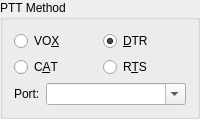
        <widget class="QGroupBox" name="PTT_method_group_box">
         <property name="sizePolicy">
          <sizepolicy hsizetype="Expanding" vsizetype="Preferred">
           <horstretch>0</horstretch>
           <verstretch>0</verstretch>
          </sizepolicy>
         </property>
         <property name="toolTip">
          <string>How this program activates the PTT on your radio</string>
         </property>
         <property name="title">
          <string>PTT Method</string>
         </property>
         <layout class="QGridLayout" name="gridLayout_2">
          <item row="1" column="0">
           <widget class="QRadioButton" name="PTT_CAT_radio_button">
            <property name="toolTip">
             <string>Some radios support PTT via CAT commands,
use this option if your radio supports it and you have no
other hardware interface for PTT.</string>
            </property>
            <property name="text">
             <string>C&amp;AT</string>
            </property>
            <attribute name="buttonGroup">
             <string notr="true">PTT_method_button_group</string>
            </attribute>
           </widget>
          </item>
          <item row="0" column="1">
           <widget class="QRadioButton" name="PTT_DTR_radio_button">
            <property name="toolTip">
             <string>&lt;html&gt;&lt;head/&gt;&lt;body&gt;&lt;p&gt;Use the RS-232 DTR control line to toggle your radio's PTT, requires hardware to inteface the line.&lt;/p&gt;&lt;p&gt;Some commercial interface units also use this method.&lt;/p&gt;&lt;p&gt;The DTR control line of the CAT serial port may be used for this or a DTR control line on a different serial port may be used.&lt;/p&gt;&lt;/body&gt;&lt;/html&gt;</string>
            </property>
            <property name="text">
             <string>&amp;DTR</string>
            </property>
            <property name="checked">
             <bool>true</bool>
            </property>
            <attribute name="buttonGroup">
             <string notr="true">PTT_method_button_group</string>
            </attribute>
           </widget>
          </item>
          <item row="0" column="0">
           <widget class="QRadioButton" name="PTT_VOX_radio_button">
            <property name="toolTip">
             <string>&lt;html&gt;&lt;head/&gt;&lt;body&gt;&lt;p&gt;No PTT activation, instead the radio's automatic VOX is used to key the transmitter.&lt;/p&gt;&lt;p&gt;Use this if you have no radio interface hardware.&lt;/p&gt;&lt;/body&gt;&lt;/html&gt;</string>
            </property>
            <property name="text">
             <string>VO&amp;X</string>
            </property>
            <attribute name="buttonGroup">
             <string notr="true">PTT_method_button_group</string>
            </attribute>
           </widget>
          </item>
          <item row="1" column="1">
           <widget class="QRadioButton" name="PTT_RTS_radio_button">
            <property name="toolTip">
             <string>&lt;html&gt;&lt;head/&gt;&lt;body&gt;&lt;p&gt;Use the RS-232 RTS control line to toggle your radio's PTT, requires hardware to inteface the line.&lt;/p&gt;&lt;p&gt;Some commercial interface units also use this method.&lt;/p&gt;&lt;p&gt;The RTS control line of the CAT serial port may be used for this or a RTS control line on a different serial port may be used. Note that this option is not available on the CAT serial port when hardware flow control is used.&lt;/p&gt;&lt;/body&gt;&lt;/html&gt;</string>
            </property>
            <property name="text">
             <string>R&amp;TS</string>
            </property>
            <attribute name="buttonGroup">
             <string notr="true">PTT_method_button_group</string>
            </attribute>
           </widget>
          </item>
          <item row="2" column="0" rowspan="2" colspan="2">
           <layout class="QFormLayout" name="formLayout_4">
            <property name="fieldGrowthPolicy">
             <enum>QFormLayout::ExpandingFieldsGrow</enum>
            </property>
            <item row="0" column="0">
             <widget class="QLabel" name="PTT_port_label">
              <property name="text">
               <string>Port:</string>
              </property>
              <property name="buddy">
               <cstring>PTT_port_combo_box</cstring>
              </property>
             </widget>
            </item>
            <item row="0" column="1">
             <widget class="QComboBox" name="PTT_port_combo_box">
              <property name="sizePolicy">
               <sizepolicy hsizetype="MinimumExpanding" vsizetype="Fixed">
                <horstretch>1</horstretch>
                <verstretch>0</verstretch>
               </sizepolicy>
              </property>
              <property name="toolTip">
               <string>&lt;html&gt;&lt;head/&gt;&lt;body&gt;&lt;p&gt;Select the RS-232 serial port utilised for PTT control, this option is available when DTR or RTS is selected above as a transmit method.&lt;/p&gt;&lt;p&gt;This port can be the same one as the one used for CAT control.&lt;/p&gt;&lt;p&gt;For some interface types the special value CAT may be chosen, this is used for non-serial CAT interfaces that can control serial port control lines remotely (OmniRig for example).&lt;/p&gt;&lt;/body&gt;&lt;/html&gt;</string>
              </property>
              <property name="editable">
               <bool>true</bool>
              </property>
              <property name="currentText">
               <string/>
              </property>
              <property name="currentIndex">
               <number>-1</number>
              </property>
              <property name="insertPolicy">
               <enum>QComboBox::NoInsert</enum>
              </property>
             </widget>
            </item>
           </layout>
          </item>
         </layout>
        </widget>
